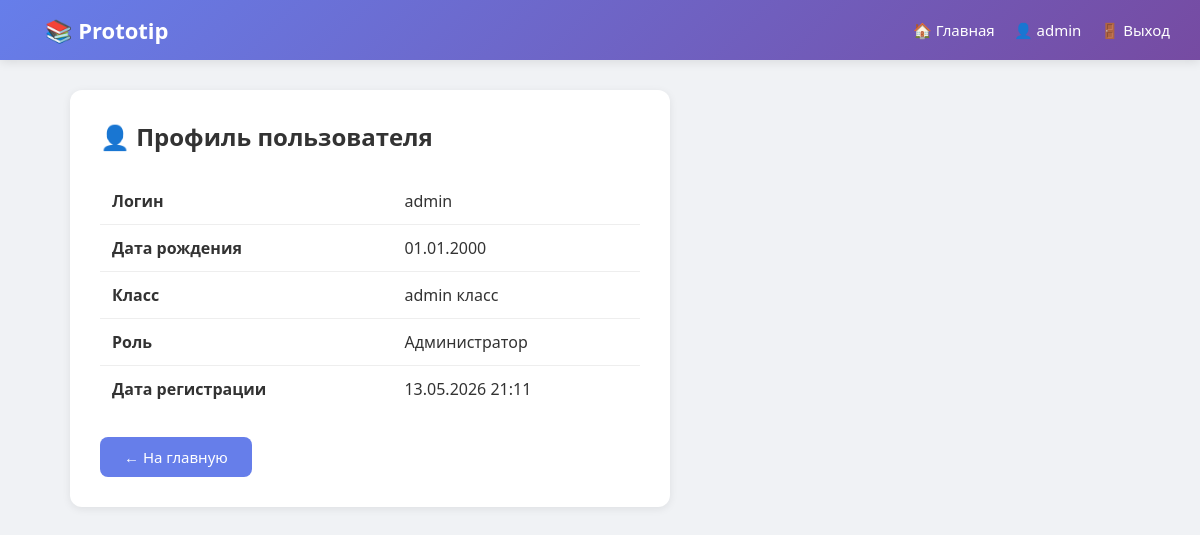
The app's page /profile (signed in), older data.
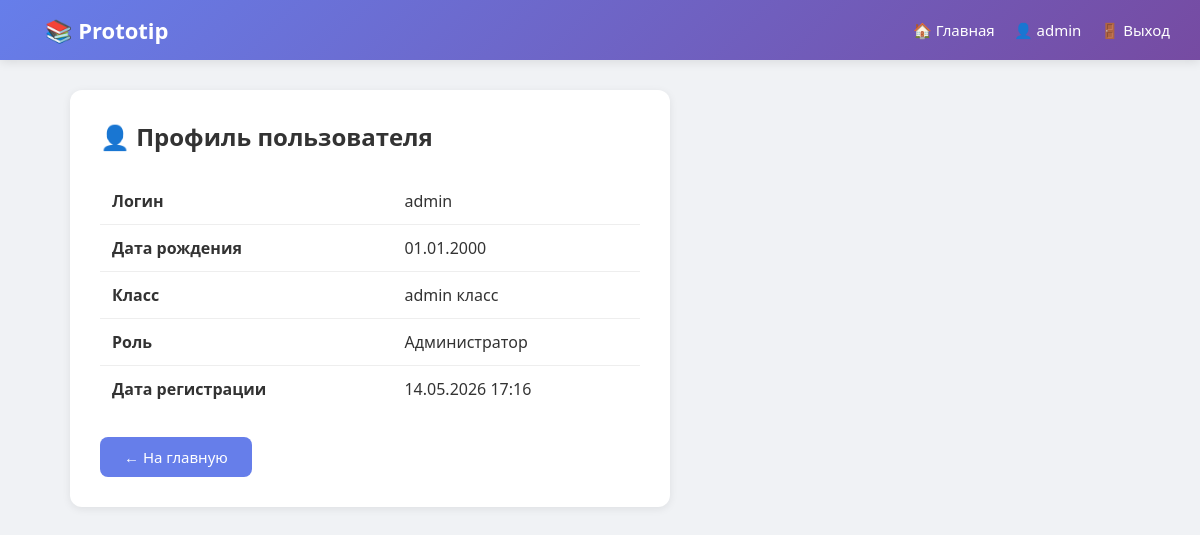
The same page, newer data.
### app.py (models this page shows, shortened)
class User(UserMixin, db.Model):
    id = db.Column(db.Integer, primary_key=True)
    login = db.Column(db.String(80), unique=True, nullable=False)
    password_hash = db.Column(db.String(256), nullable=False)
    birth_date = db.Column(db.String(20), nullable=False)
    grade = db.Column(db.String(20), nullable=False)
    is_admin = db.Column(db.Boolean, default=False)
    agreed_terms = db.Column(db.Boolean, default=False)
    created_at = db.Column(db.DateTime, default=datetime.utcnow)

### app.py (the view)
@app.route('/profile')
@login_required
def profile():
    bd = current_user.birth_date
    try:
        dt = datetime.strptime(bd, '%Y-%m-%d'); formatted_date = dt.strftime('%d.%m.%Y')
    except:
        formatted_date = bd
    return render_template('profile.html', formatted_date=formatted_date)

### app.py (called while the page is built)
@login_manager.user_loader
def load_user(user_id):
    return User.query.get(int(user_id))

### templates/profile.html (shortened to what this page needs)
{% extends "base.html" %}
{% block content %}
<div class="card" style="max-width: 600px;">
    <h2 style="margin-bottom: 25px;">👤 Профиль пользователя</h2>
    <table style="width:100%; border-collapse: collapse;">
        <tr>
            <td style="padding:12px; font-weight:600; border-bottom:1px solid #eee;">Логин</td>
            <td style="padding:12px; border-bottom:1px solid #eee;">{{ current_user.login }}</td>
        </tr>
        <tr>
            <td style="padding:12px; font-weight:600; border-bottom:1px solid #eee;">Дата рождения</td>
            <td style="padding:12px; border-bottom:1px solid #eee;">{{ formatted_date }}</td>
        </tr>
        <tr>
            <td style="padding:12px; font-weight:600; border-bottom:1px solid #eee;">Класс</td>
            <td style="padding:12px; border-bottom:1px solid #eee;">{{ current_user.grade }} класс</td>
        </tr>
        <tr>
            <td style="padding:12px; font-weight:600; border-bottom:1px solid #eee;">Роль</td>
            <td style="padding:12px; border-bottom:1px solid #eee;">
                {% if current_user.is_admin %}Администратор{% else %}Ученик{% endif %}
            </td>
        </tr>
        <tr>
            <td style="padding:12px; font-weight:600;">Дата регистрации</td>
            <td style="padding:12px;">{{ current_user.created_at.strftime('%d.%m.%Y %H:%M') }}</td>
        </tr>
    </table>
    <div style="margin-top: 25px;">
        <a href="{{ url_for('home') }}" class="btn btn-primary">← На главную</a>
    </div>
</div>
{% endblock %}

### templates/base.html (shortened to what this page needs)
<!DOCTYPE html>
<html lang="ru">
<head>
</head>
<body>
    {% if current_user.is_authenticated %}
    <nav class="navbar">
        <a href="{{ url_for('home') }}" style="text-decoration:none; color:inherit; cursor:pointer;">
            <h1 style="margin:0; font-size:22px;">📚 Prototip</h1>
        </a>
        <div>
            {% if current_user.is_admin %}
                <a href="{{ url_for('home') }}">🏠 Главная</a>
            {% endif %}
            <a href="{{ url_for('profile') }}">👤 {{ current_user.login }}</a>
            <a href="{{ url_for('logout') }}">🚪 Выход</a>
        </div>
    </nav>
    {% endif %}
    <div class="container">
        {% block content %}{% endblock %}
    </div>
</body>
</html>

Row changes from the older to the newer data that the page shows:
changed User "admin": created_at "13.05.2026 21:11" → "14.05.2026 17:16"
